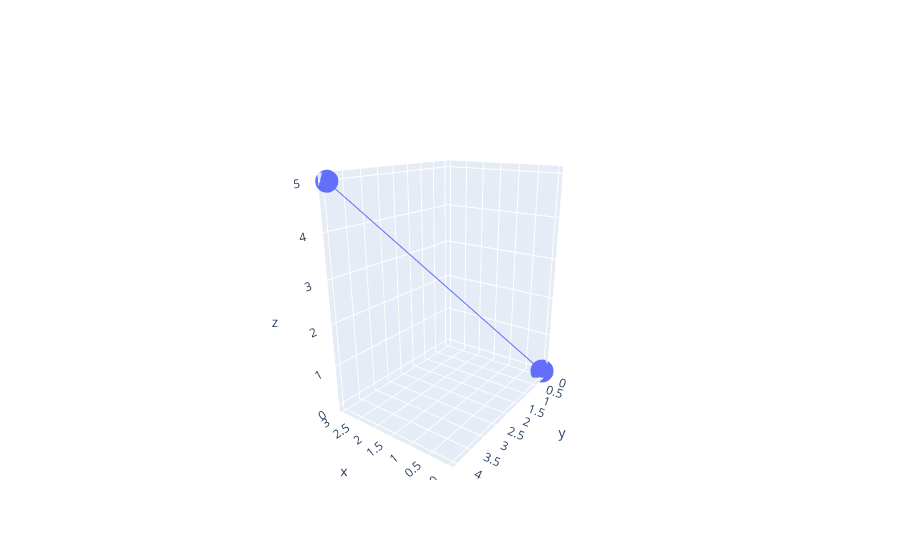

Source (notebook cell):
### Code cell
import plotly.graph_objects as go

# Define the vector
vector = [3, 4, 5]

# Create the 3D plot
fig = go.Figure(data=[go.Scatter3d(
    x=[0, vector[0]],
    y=[0, vector[1]],
    z=[0, vector[2]],
)])


# Show the plot
fig.show()

### Figure 1 — Plotly figure (JSON) as saved in the notebook; plotly's stock layout.template omitted (floating-point values rounded to 4 significant figures)
{"data": [{"type": "scatter3d", "x": [0, 3], "y": [0, 4], "z": [0, 5]}], "layout": {"autosize": true, "scene": {"aspectmode": "auto", "aspectratio": {"x": 0.7663, "y": 1.022, "z": 1.277}, "camera": {"center": {"x": 0, "y": 0, "z": 0}, "eye": {"x": -1.371, "y": 1.914, "z": 0.8384}, "projection": {"type": "perspective"}, "up": {"x": 0, "y": 0, "z": 1}}}}}
